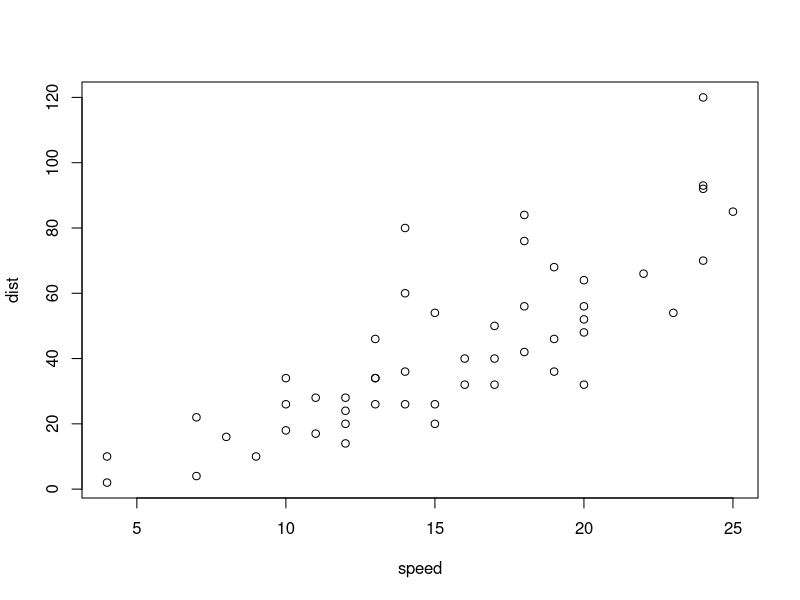
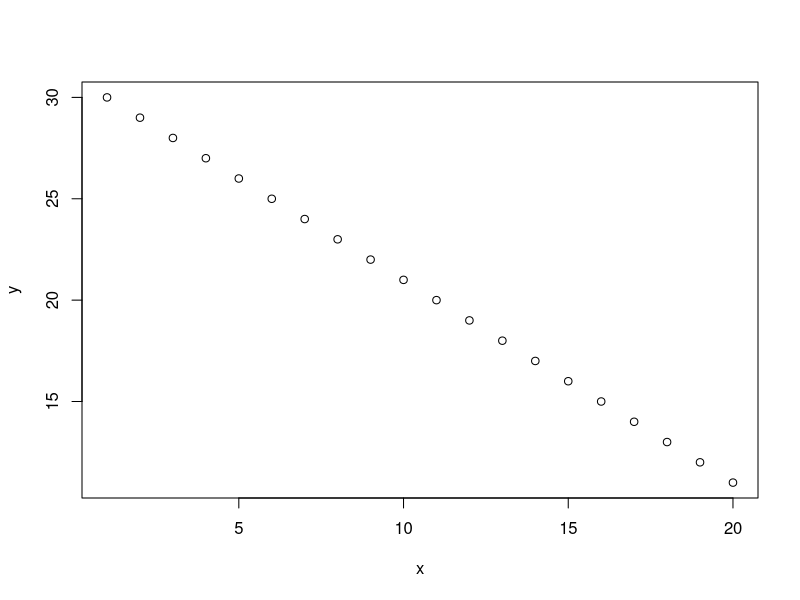

These charts were generated, in order, by the following R code:
## ---- chunk 1
plot(cars)
## ---- chunk 2
x <- 5 # traktowany jako wektor długości 1
## ---- chunk 3
5 -> x
## ---- chunk 4
x = 5 # a nawet assign("x", 5)
## ---- chunk 5
help(solve)
## ---- chunk 6
?solve
## ---- chunk 7
    typeof("string")
## ---- chunk 8
    typeof(2)
    typeof(15.5)
## ---- chunk 9
    typeof(2L)
## ---- chunk 10
    typeof(TRUE)
## ---- chunk 11
    typeof(1 + 4i)
## ---- chunk 12
    raw(length = 2) # do przechowywania bajtów
## ---- chunk 13
x <- c(1.0, 2.0, 2.5) # concatenate
print(x)
## ---- chunk 14
c(1.0, 2.0, 2.5)
## ---- chunk 15
(x <- c(1.0, 2.0, 2.5))
## ---- chunk 16
x <- 1:20
y <- 30:11
plot(x, y) # funkcja wbudowana, która tworzy najprostszy wykres punktowy
## ---- chunk 17
seq(-pi, pi, len = 5)
seq(-pi, pi, by = pi)
rep(x, times = 2)
rep(x, each = 2)
## ---- chunk 18
x <- c(1, 2, 3, 4, 5, 6)
y <- c(1, 2)
2*x + y + 1
## ---- chunk 19
log(x)
exp(x)
sin(x)
## ---- chunk 20
rm(x, y)
## ---- chunk 21
c(1, "a") # castowanie do ogólniejszego typu
x <- 1:20
dim(x) <- c(2, 5, 2) # zmieniamy jednowymiarowy wektor x na array o wymiarach 2 x 5 x 2
## ---- chunk 22
x
## ---- chunk 23
x[1, 1, 1]
x[1,,]
x[,1,]
x[,,1]
## ---- chunk 24
array(1:20, c(2, 5, 2))
## ---- chunk 25
l <- list(name = "Jan", surname = "Wspaniały", no.children = 3, names.children = c("Asia", "Kuba"))
l
## ---- chunk 26
l[1]
l[[1]]
## ---- chunk 27
l$name
l["name"]
## ---- chunk 28
l$names.children[1]
l[[4]][1]
## ---- chunk 29
list("Jan", "Wspaniały")
## ---- chunk 30
person <- c("Ania", "Hubert")
car_model <- c("Maluch", "Ferrari")
status <- c("Msc", "Bsc")
happy <- c(TRUE, FALSE)
df <- data.frame(person = person, car_model = car_model, status = status, happy = happy)
## ---- chunk 31
df[, c("person", "happy")]
## ---- chunk 32
head(df, 1)
## ---- chunk 33
str(df)
## ---- chunk 34
df$person
## ---- chunk 35
table(df)
## ---- chunk 36
df$car_model == "Maluch"
## ---- chunk 37
df[df$car_model == "Maluch", "status"]
## ---- chunk 38
names <- c("Ania", "Tomek", "Kuba", "Marysia") # chcemy określić, które imiona pochodzą od mężczyzn, a które od kobiet
sex <- factor(c("K", "M", "M", "K"))
tapply(names, sex, c) # stosuje funkcję c (concatenate) do zmiennej names pogrupowanej względem factora sex
## ---- chunk 39
names <- c("Ania", "Tomek", "Kuba", "Marysia")
sex <- c("K", "M", "M", "K")
tapply(names, sex, c)
## ---- chunk 40
levels(factor(c("K", "M", "M", "K")))
## ---- chunk 41
func <- function(x, y) {
  z <- x + y
  return(z)
}
z <- func(1, 2)
z
## ---- chunk 42
func <- function(x, y) {
  z <- x + y
  z
}
func(2, 3)
## ---- chunk 43
x <- matrix(1:4, 2, 2)
x
apply(x, 1, sum) # obiekt, wymiar, funkcja
## ---- chunk 44
movies <- list(movie = c("SPIDERMAN", "BATMAN", "VERTIGO", "CHINATOWN"))
lapply(movies, tolower) # obiekt, funkcja
## ---- chunk 45
cars
## ---- chunk 46
lapply(cars, min) # obiekt, funkcja
sapply(cars, min) # obiekt, funkcja
help(sapply)
## ---- chunk 47
iris
## ---- chunk 48
tapply(iris$Sepal.Width, iris$Species, median) # obiekt, lista factorów, funkcja
## ---- chunk 49
b <- TRUE
if (b == TRUE) {
  print("I'm not scared of using an if/else statement")
} else {
  print("Please, no more if/else statements")
}
## ---- chunk 50
if (b) {
  print("I'm not scared of using an if/else statement")
} else {
  print("Please, no more if/else statements")
}
## ---- chunk 51
for (i in 1:10) {
  print(i)
}
## ---- chunk 52
m <- matrix(1:9, nrow = 3, ncol = 3)

for (row in 1:nrow(m)) {
    for (col in 1:ncol(m)) {
        print(paste('Row', row, 'col', col, 'value', m[row, col]))
    }
}
## ---- chunk 53
for (i in 1:5) {
  if (i > 3) {
    print("End")
    break
  } else {
    print(i)
  }
}
## ---- chunk 54
for (i in 1:5) {
  if (i == 3) {
    print("Skip")
    next
  } else {
    print(i)
  }
}
## ---- chunk 55
i <- 1
repeat {
  print(i)
  i <- i + 1
  if (i == 3) {
    break
  }
}
## ---- chunk 56
i <- 1
while (i < 5) {
  print(i)
  i <- i + 1
}
